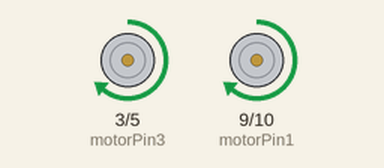
Bench run of a sketch on a simulated Arduino Uno, built with avr-gcc and run on an emulated ATmega328P. On the bench: motor-driver pin pairs drawn as motors (green arrow = first pin HIGH = forward, orange = second pin HIGH = backward, longer = more drive).

Above: at 0.5 s.
At 2.5 s:
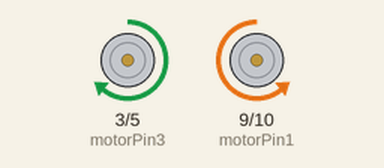
Timing chart, 0 to 5.2 s (numbered marks = the images above):
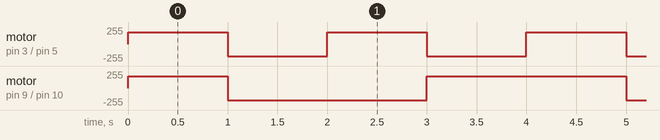

The sketch:

l298n.ino
```cpp
//Motor A
const int motorPin1  = 9;
const int motorPin2  = 10;
//Motor B
const int motorPin3  = 3;
const int motorPin4  = 5;
//This will run only one time.
void setup(){
    pinMode(motorPin1, OUTPUT);
    pinMode(motorPin2, OUTPUT);
    pinMode(motorPin3, OUTPUT);
    pinMode(motorPin4, OUTPUT);
    //This code  will turn Motor A clockwise


}
void loop(){
    analogWrite(motorPin1, 180);
    analogWrite(motorPin2, 0);
    analogWrite(motorPin3, 180);
    analogWrite(motorPin4, 0);
    delay(1000);
    //This code will turn Motor A counter-clockwise
    analogWrite(motorPin1, 0);
    analogWrite(motorPin2, 180);
    analogWrite(motorPin3, 0);
    analogWrite(motorPin4, 180);
    delay(1000);

//This code will turn Motor B clockwise
    analogWrite(motorPin1, 0);
    analogWrite(motorPin2, 180);
    analogWrite(motorPin3, 180);
    analogWrite(motorPin4, 0);
    delay(1000);
    //This code will turn Motor B counter-clockwise .
    analogWrite(motorPin1, 180);
    analogWrite(motorPin2, 0);
    analogWrite(motorPin3, 0);
    analogWrite(motorPin4, 180);
    delay(1000);

    //And this code will stop motors
    analogWrite(motorPin1, 0);
    analogWrite(motorPin2, 0);
    analogWrite(motorPin3, 0);
    analogWrite(motorPin4, 0);}
```

Measured:
- by itself, motor on pin 3 (motorPin3) / pin 5 (motorPin4): alternates forward 180/255 for 1.0 s and backward 180/255 for 1.0 s
- by itself, motor on pin 9 (motorPin1) / pin 10 (motorPin2): repeats every 4.0 s: backward 180/255 2.0 s, forward 180/255 2.0 s
